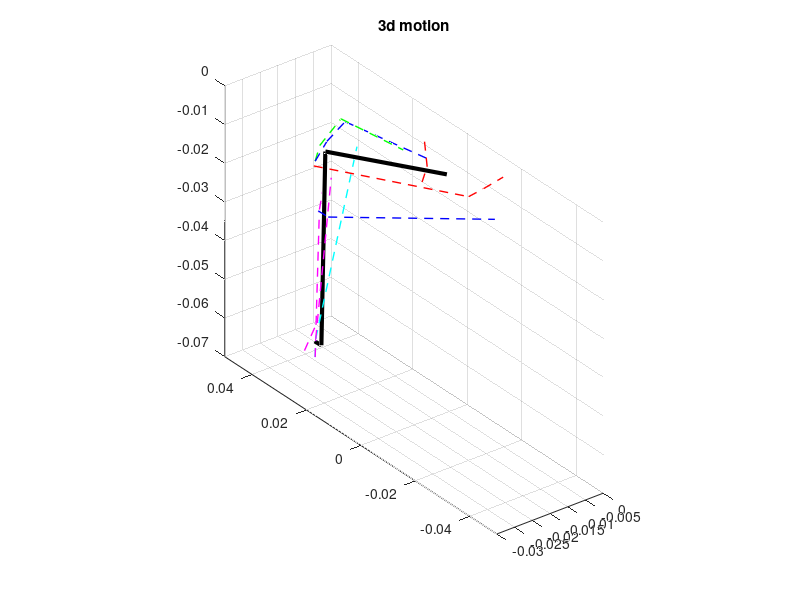

MATLAB code for this plot:
clear all
clc

load('motion.mat')
load('attach.mat')

% 1-BFA & 7-IP(Hip); 2_BFP & 8-RF(Hip&Knee);  5-TA & 6-SO(Ankle); 
% 3-VA & 4-GA (Knee, GA^ankle)
muscle1 = [musc_pos{1,1} musc_pos{1,2} musc_pos{1,3} musc_pos{1,4}];
muscle2 = [musc_pos{2,1} musc_pos{2,2} musc_pos{2,3}];
muscle3 = [musc_pos{3,1} musc_pos{3,2} musc_pos{3,3} musc_pos{3,4}];
muscle4 = [musc_pos{4,1} musc_pos{4,2} musc_pos{4,3}];
muscle5 = [musc_pos{5,1} musc_pos{5,2} musc_pos{5,3} musc_pos{5,4}];
muscle6 = [musc_pos{6,1} musc_pos{6,2} musc_pos{6,3}];
muscle7 = [musc_pos{7,1} musc_pos{7,2} musc_pos{7,3}];
muscle8 = [musc_pos{8,1} musc_pos{8,2} musc_pos{8,3} musc_pos{8,4}];

% Wanna see hip muscles with motion, Plot 1,2,7,8;
% Wanna see knee muscles with motion, Plot 2,3,4,8;
% Wanna see ankle muscles with motion, Plot 4,5,6;

for i = 1:length(dt)
    % plot the joint and body
            plot3([pos_hip(i,3),pos_knee(i,3)],[pos_hip(i,1),pos_knee(i,1)],[pos_hip(i,2),pos_knee(i,2)],'k-','Linewidth',3);
            hold on 
            plot3([pos_knee(i,3),pos_ankle(i,3)],[pos_knee(i,1),pos_ankle(i,1)],[pos_knee(i,2),pos_ankle(i,2)],'k-','Linewidth',3);
            hold on 
            plot3([pos_ankle(i,3),pos_foot(i,3)],[pos_ankle(i,1),pos_foot(i,1)],[pos_ankle(i,2),pos_foot(i,2)],'k-','Linewidth',3);
            hold on
            
   % plot muscles   1     
            plot3([muscle1(i,6),muscle1(i,3)],[muscle1(i,4),muscle1(i,1)],[muscle1(i,5),muscle1(i,2)],'r--','Linewidth',1);
            hold on 
            plot3([muscle1(i,9),muscle1(i,6)],[muscle1(i,7),muscle1(i,4)],[muscle1(i,8),muscle1(i,5)],'r--','Linewidth',1);
            hold on 
            plot3([muscle1(i,12),muscle1(i,9)],[muscle1(i,10),muscle1(i,7)],[muscle1(i,11),muscle1(i,8)],'r--','Linewidth',1);
            hold on 
   % plot muscles   2     
            plot3([muscle2(i,6),muscle2(i,3)],[muscle2(i,4),muscle2(i,1)],[muscle2(i,5),muscle2(i,2)],'b--','Linewidth',1);
            hold on 
            plot3([muscle2(i,9),muscle2(i,6)],[muscle2(i,7),muscle2(i,4)],[muscle2(i,8),muscle2(i,5)],'b--','Linewidth',1);
            hold on 
   % plot muscles   3     
            plot3([muscle3(i,6),muscle3(i,3)],[muscle3(i,4),muscle3(i,1)],[muscle3(i,5),muscle3(i,2)],'g--','Linewidth',1);
            hold on 
            plot3([muscle3(i,9),muscle3(i,6)],[muscle3(i,7),muscle3(i,4)],[muscle3(i,8),muscle3(i,5)],'g--','Linewidth',1);
            hold on 
            plot3([muscle3(i,12),muscle3(i,9)],[muscle3(i,10),muscle3(i,7)],[muscle3(i,11),muscle3(i,8)],'g--','Linewidth',1);
            hold on 
   % plot muscles   4     
            plot3([muscle4(i,6),muscle4(i,3)],[muscle4(i,4),muscle4(i,1)],[muscle4(i,5),muscle4(i,2)],'c--','Linewidth',1);
            hold on 
            plot3([muscle4(i,9),muscle4(i,6)],[muscle4(i,7),muscle4(i,4)],[muscle4(i,8),muscle4(i,5)],'c--','Linewidth',1);
            hold on 
   % plot muscles   5     
            plot3([muscle5(i,6),muscle5(i,3)],[muscle5(i,4),muscle5(i,1)],[muscle5(i,5),muscle5(i,2)],'m--','Linewidth',1);
            hold on 
            plot3([muscle5(i,9),muscle5(i,6)],[muscle5(i,7),muscle5(i,4)],[muscle5(i,8),muscle5(i,5)],'m--','Linewidth',1);
            hold on 
            plot3([muscle5(i,12),muscle5(i,9)],[muscle5(i,10),muscle5(i,7)],[muscle5(i,11),muscle5(i,8)],'m--','Linewidth',1);
            hold on 
   % plot muscles   6     
            plot3([muscle6(i,6),muscle6(i,3)],[muscle6(i,4),muscle6(i,1)],[muscle6(i,5),muscle6(i,2)],'m--','Linewidth',1);
            hold on 
            plot3([muscle6(i,9),muscle6(i,6)],[muscle6(i,7),muscle6(i,4)],[muscle6(i,8),muscle6(i,5)],'m--','Linewidth',1);
            hold on 
   %  plot muscles   7     
            plot3([muscle7(i,6),muscle7(i,3)],[muscle7(i,4),muscle7(i,1)],[muscle7(i,5),muscle7(i,2)],'r--','Linewidth',1);
            hold on 
            plot3([muscle7(i,9),muscle7(i,6)],[muscle7(i,7),muscle7(i,4)],[muscle7(i,8),muscle7(i,5)],'r--','Linewidth',1);
            hold on 
   % plot muscles   8     
            plot3([muscle8(i,6),muscle8(i,3)],[muscle8(i,4),muscle8(i,1)],[muscle8(i,5),muscle8(i,2)],'b--','Linewidth',1);
            hold on 
            plot3([muscle8(i,9),muscle8(i,6)],[muscle8(i,7),muscle8(i,4)],[muscle8(i,8),muscle8(i,5)],'b--','Linewidth',1);
            hold on 
            plot3([muscle8(i,12),muscle8(i,9)],[muscle8(i,10),muscle8(i,7)],[muscle8(i,11),muscle8(i,8)],'b--','Linewidth',1);
            hold off 
           
   
            title('3d motion')
            axis equal
            axis([-0.03 0 -0.05 0.05 -0.07 0])
            pbaspect([1 1 1])
          
%             set(gcf,'Position',[400 100 700 600])  
%              view([180 0])  % Any View


             %%% 3 Views
%             view([-90 0])   % Side View
%             view([-180 0])  % Front view
%             view([0 90])    % Top View
            grid on
           
            
%             % joints and bodies
%             text(pos_hip(i,3),pos_hip(i,1),pos_hip(i,2),'o','color','r');
%             text(pos_femur(i,3),pos_femur(i,1),pos_femur(i,2),'x','color','g')
%             text(pos_knee(i,3),pos_knee(i,1),pos_knee(i,2),'o','color','r');
%             text(pos_tibia(i,3),pos_tibia(i,1),pos_tibia(i,2),'x','color','g');
%             text(pos_ankle(i,3),pos_ankle(i,1),pos_ankle(i,2),'o','color','r');
%             text(pos_foot(i,3),pos_foot(i,1),pos_foot(i,2),'x','color','g');
            M(i) = getframe;
end

% movie(M,5,24)